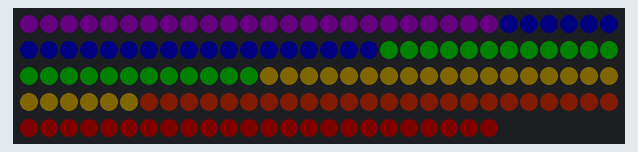
This sketch was run on a simulated Arduino Uno, built with avr-gcc and run on an emulated ATmega328P. On the bench: 144 RGB LEDs in strip order, left to right, continuing on the next row. Dim RGB values are drawn brighter than linear; random numbers use the default seed unless the sketch sets one.

Above: at 0.51 s.
At 36.21 s:
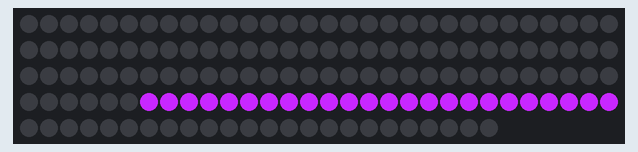
At 37.23 s:
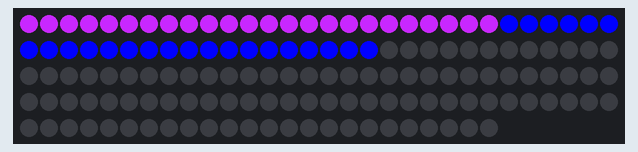
At 37.68 s:
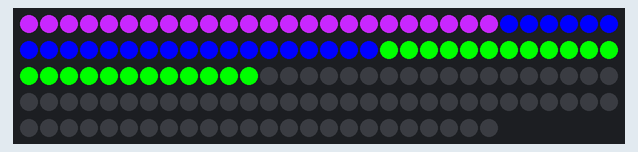
At 38.03 s:
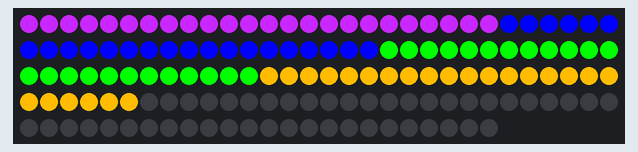
At 38.4 s:
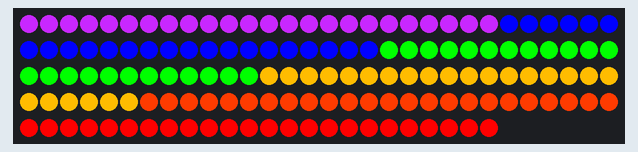

The sketch:

PrideFlag.ino
```cpp
#include <Adafruit_NeoPixel.h>

#define PIN 6

// Parameter 1 = number of pixels in strip
// Parameter 2 = pin number (most are valid)
// Parameter 3 = pixel type flags, add together as needed:
//   NEO_RGB     Pixels are wired for RGB bitstream
//   NEO_GRB     Pixels are wired for GRB bitstream
//   NEO_KHZ400  400 KHz bitstream (e.g. FLORA pixels)
//   NEO_KHZ800  800 KHz bitstream (e.g. High Density LED strip)

#define N_RED    24
#define N_ORANGE 24
#define N_YELLOW 24
#define N_GREEN  24
#define N_BLUE   24
#define N_PURPLE 24

#define NUM_LEDS 144
#define TWINKLE_THRESHOLD 1
#define TWINKLE_PERIOD_MAX 100
#define TWINKLESTART 100
Adafruit_NeoPixel strip = Adafruit_NeoPixel(NUM_LEDS, PIN, NEO_GRB + NEO_KHZ800);

// All the information needed to set color and brightness for a pixel
typedef struct {
	uint8_t brightness;
	uint8_t red;
	uint8_t green;
	uint8_t blue;
} Color;

// Periodic information for twinkles and other period based
// functions packed binary format to keep space usage minimal
typedef struct {
	uint16_t period : 8;
	uint16_t step : 8;
} Twinkle;
// one period tracker per led
Twinkle _timings[NUM_LEDS];

// Because of a wierdness with the way the Arduino IDE compiles,
// we need to do function definition headers explicitly for anything
// that accepts a Color or Color pointer, because otherwise the
// compile step moves them to a place in code before the color struct
// is defined.
Color *setBrightness(uint8_t brightness, Color *color);
void setPixel(int n, Color *color);
void setstrip(int row, int number, Color *color);

// Define the colors of the flag as color structs
Color _red     = {255, 255,   0,   0};
Color _orange  = {255, 255,  60,   0};
Color _yellow  = {255, 255, 188,   0};
Color _green   = {255,   0, 255,   0};
Color _blue    = {255,   0,   0, 255};
Color _purple  = {255, 200,  40, 255};
Color _off     = {  0,   0,   0,   0};
Color _tmp; // since this is single threaded, we can use this to
            // hold color info for various uses, like after setting
			// brightness

// To minimize pointer stuff for non coders, make set of defines that
// point to the right color when we need it. Also a "color" for off
#define RED    &_red
#define ORANGE &_orange
#define YELLOW &_yellow
#define GREEN  &_green
#define BLUE   &_blue
#define PURPLE &_purple
#define OFF    &_off

// Colors in order of appearance. position corresponds to row
Color *color_row[6] = {RED, ORANGE, YELLOW, GREEN, BLUE, PURPLE};
//indexes...
#define R 0
#define O 1
#define Y 2
#define G 3
#define B 4
#define P 5


// setBrightness function, takes a brightness and a color,
// returns a color set to that brightness. Can be used inline
// anywhere that accepts a color to have a different brightness.
Color *setBrightness(uint8_t brightness, Color *color) {
	_tmp.brightness = brightness;
	_tmp.red = color->red;
	_tmp.green = color->green;
	_tmp.blue = color->blue;
	return &_tmp;
}

// setPixel turns pixel n on, and sets it to the color passed in,
// used in conjunction with setBrightness, it is all we need
// to control a pixel. Doesn't display the change,
// strip.show() is required for the change to be visible. Keeps
// comms delays down, an meant to be used as a building block
void setPixel(int n, Color *color) {
	// brightness calc magic - based off the NeoPixel lib
	strip.setPixelColor(n,
			((color->red   * color->brightness) >> 8),
			((color->green * color->brightness) >> 8),
			((color->blue  * color->brightness) >> 8));
}

// Take a row and col, and return the LED number for it.
// Handles the l -> r and r-> l rows appropriately, so this
// just acts like a grid. Row 1 is the top, row, and
// Col 0 is the column on the same side as the lines feeding
// the strips translates from grid to the literal numbering scheme:
// GRID - row: col
// 1: 0, 1 .. N_RED - 1
// 2: 0, 1 .. N_ORANGE - 1
// 3: 0, 1 .. N_YELLOW - 1
// 4: 0, 1 .. N_NGREEN - 1
// 5: 0, 1 .. N_BLUE - 1
// 6: 0, 1 .. N_PURPLE - 1
//
// RESULT - address number (assuming 5 per row)
// 25 26 27 28 29
// 24 23 22 21 20
// 15 16 17 18 19
// 14 13 12 11 10
//  5  6  7  8  9
//  4  3  2  1  0
int coord(int row, int col) {
	int res = 0;
	switch(row) {
		case 1: // red row down from max red
			res = NUM_LEDS - (col+1);
			break;
		case 2: // orange row up from max yellow
			res = (col+(N_PURPLE + N_BLUE + N_GREEN + N_YELLOW));
			break;
		case 3: // yellow row down from max yellow
			res = ((N_PURPLE + N_BLUE + N_GREEN + N_YELLOW)- (col+1));
			break;
		case 4: // green row, up from max blue
			res = (col+(N_PURPLE + N_BLUE));
			break;
		case 5: // blue row down from max blue
			res = (N_PURPLE + N_BLUE)- (col+1);
			break;
		case 6: //purple row, from begining
			res = col+0;
			break;
		default:
			res = col+0;
	}
	//return (res) ? res -1 : res;
	return res;
}

int row_length(int row) {
	switch(row) {
		case 1:
			return N_RED;
		case 2:
			return N_ORANGE;
		case 3:
			return N_YELLOW;
		case 4:
			return N_GREEN;
		case 5:
			return N_BLUE;
		case 6:
			return N_PURPLE;
		default:
			return N_PURPLE;
	}
}

// For color selection, it is sometimes useful to know what
// row an led number is in. This will return the row number
int num_to_row(int n) {
	if(n < N_PURPLE) return 6;
	if(n < N_PURPLE + N_BLUE) return 5;
	if(n < N_PURPLE + N_BLUE + N_GREEN) return 4;
	if(n < N_PURPLE + N_BLUE + N_GREEN + N_YELLOW) return 3;
	if(n < N_PURPLE + N_BLUE + N_GREEN + N_YELLOW + N_ORANGE) return 2;
	return 1;
}

/*****************************************************************************
 * Group display functions. These all call show after they are used. They
 * also are bigger building blocks that can be usded in the construction of
 * patterns.
 */

// Sets the first number of pixels in a row to the specified color
void setstrip(int row, int number, Color *color) {
	for (int i=0; i < number; i++) {
		setPixel(coord(row, i), color);
	}
	strip.show();
}

// Turns all the pixels off
void clear() {
	for (int i=0; i<NUM_LEDS; i++){
		setPixel(i, OFF);
	}
	strip.show();
}


//sets the rainbow pattern at the specified brightness
void solid(uint8_t bright) {
	for(int i=1; i <= 6; i++) {
		setstrip(i, row_length(i), setBrightness(bright, color_row[i-1]));
	}
}

// The flag starts at col 0 as very faint, and increases brightness
// in each column until column 25 is super bright
void fade_LtR() {
	for (uint8_t j=1; j< 7; j++) {
		for(uint8_t i=0; i < row_length(j) ; i++)
		{
			setPixel(coord(j,i), setBrightness(i * 10, color_row[j-1]));
		}
	}
	strip.show();
}

// starts from the brightness specified, and fades to off. only does
// this in the rainbow pattern
void fade_out(uint8_t b) {
	while (b > 0) {
		solid(b);
		b--;
		delay(15);
	}
}

// fades up, starting at a brightness (start) and ending with(end)
// note, only does so in the rainbow pattern
void fade_in(uint8_t start, uint8_t end) {
	for(int i=start; i < end; i++) {
		solid(i);
		delay(15);
	}
}


/*****************************************************************************
 * Complex patterns - not simple steps, but a full on behavior that doesn't
 * really make sense as a building block
 *****************************************************************************/

void alt_tetris_in() {
	for (int i=6; i>0; i--) {
		for (int j=1; j<=i; j++) {
			setstrip(j, row_length(i), color_row[i-1]);
			delay(100);
			setstrip(j, row_length(i), OFF);
		}
		setstrip(i, row_length(i), color_row[i-1]);
	}
}

// TWINKLES SECTION
int twinkle_period() {
  int maximum = TWINKLE_PERIOD_MAX;
  int minimum = TWINKLE_PERIOD_MAX/2;
  return random(minimum,maximum);
}

void start_one_twink() {
	while (1) {
		int row = random(1, 7);
		int col = random(1,row_length(row));
		int target = coord(row, col);
		if (_timings[target].period == 0) {
			_timings[target].period = twinkle_period();
			_timings[target].step = 0;
			break;
		}
	}
}

void twinkle(int n){
	solid(TWINKLESTART);
	//reset twinkles
	for (int i = 0; i < NUM_LEDS; i++) {
		_timings[i].period = 0;
		_timings[i].step = 0;
	}
	while(n >0) {
		if (random(1, 10) > TWINKLE_THRESHOLD) {
			start_one_twink();
		}
		for (int i=0; i<NUM_LEDS; i++) {
			if(_timings[i].period == 0) {
				continue;
			} else if (_timings[i].period == _timings[i].step) {
				setPixel(i, setBrightness(TWINKLESTART,color_row[num_to_row(i) - 1]));
				_timings[i].period = 0;
			} else {
				int adjust;
				double dstep = (double)(_timings[i].step);
				double dperiod = (double)(_timings[i].period);
				double bright_percent = dstep/dperiod;
				bright_percent = sin(bright_percent * -2 * PI);
				if (bright_percent < 0) {
					adjust = (int) ((double)TWINKLESTART * bright_percent);
					_timings[i].step+=2;
				} else {
					adjust = (int) ((double)(255-TWINKLESTART) * bright_percent);
					_timings[i].step++;
				}
				setPixel(i, setBrightness(TWINKLESTART + adjust,
								color_row[num_to_row(i) -1]));
			}
		}
		strip.show();
		delay(10);
		n--;
	}
	fade_out(TWINKLESTART);
}

// RANDOM IN
void random_in() {
	// start with a randomized order
	uint8_t color_order[NUM_LEDS];
	for(int i=0; i < NUM_LEDS; i++) {
		color_order[i] = 6;
	}
	int choice;
	uint8_t cremaining[6] ={N_RED,N_ORANGE,N_YELLOW,N_GREEN,N_BLUE,N_PURPLE};
	for (int i=0; i < NUM_LEDS; i++){
		// make sure we get a random color that is within the right count
		while(1) {
			choice = random(0,6);
			if (cremaining[choice] > 0) {
				cremaining[choice]--;
				break;
			}
		}
		color_order[i] = choice;
		setPixel(i, color_row[choice]);
		strip.show();
		delay(10);
	}
	// now display
	for (int i=0; i < NUM_LEDS; i++) {
		setPixel(i, color_row[color_order[i]]);
	}
	strip.show();
	delay(100);

	// step through a sort, displaying at each step.
	// this is not an efficient sort, but a 'pretty' sort
	bool sorted = false;
	uint16_t failsafe = (1<<11)-1;
	while(!sorted && failsafe) {
		failsafe--;
		//find a swap
		// find a random misplaced led
		uint8_t c1=0, c2=0;
		c1 = random(0, NUM_LEDS);
		while(1) {
			failsafe--;
			if (c1 >= NUM_LEDS) {
				c1 = random(NUM_LEDS);
			}
			if ((num_to_row(c1)-1) != color_order[c1]) {
				break;
			}
			c1++;
		}
		uint8_t target_row = color_order[c1]+1;
		bool target_found = false;
		while(target_found == false) {
			for(int i=0; i < row_length(target_row); i++) {
				if (color_order[coord(target_row, i)] != (target_row-1)) {
					c2 = coord(target_row, i);
					target_found = true;
					break;
				}
			}
		}
		//setstrip(row2,25, setBrightness(125, color_row[color_order[c2]]));
		//delay(2000);
		// do swap
		uint8_t tmp = color_order[c1];
		color_order[c1] = color_order[c2];
		color_order[c2] = tmp;

		// display new order
		for (int i=0; i < NUM_LEDS; i++) {
			setPixel(i, color_row[color_order[i]]);
		}
		strip.show();

		//check for sorted
		int bad_count = 0;
		for (int i = 0 ; i < NUM_LEDS; i++) {
			if ((num_to_row(i)-1) != color_order[i]) {
				bad_count++;
			}
		}
		if (bad_count < 4) {
			sorted=true;
		}
		delay(40);
	}
	solid(255);
}
// END RANDOM IN

/*****************************************************************************
 * ARDUINO FUNCS - the ones you are used to having standard
 *****************************************************************************/


void setup() {
	strip.begin();
	strip.show(); // Initialize all pixels to 'off'
}

// Build the overal sequence of patterns here
void loop() {
	fade_in(0, TWINKLESTART);
	twinkle(1000);
	alt_tetris_in();
	delay(1000);
	fade_out(255);
	delay(500);
	random_in();
	fade_out(255);
}
```
